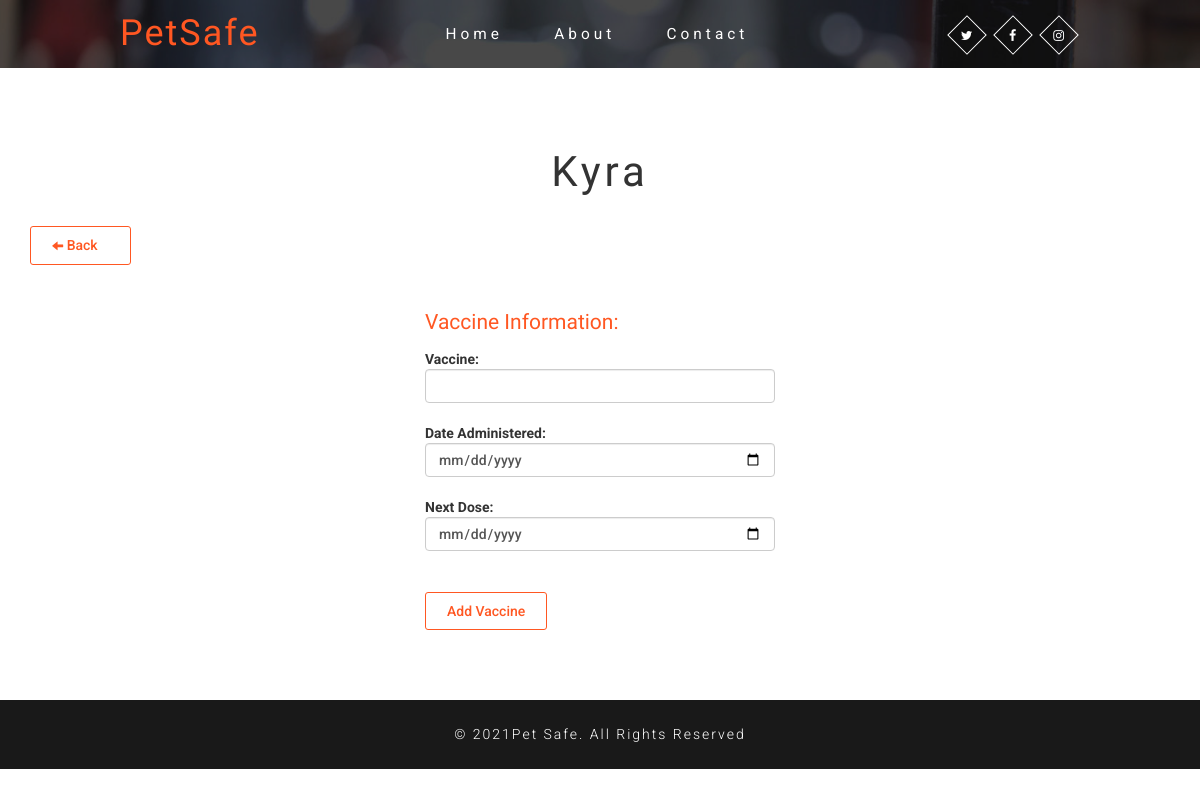
The page /add/vaccine/30/ on the database as committed earlier.
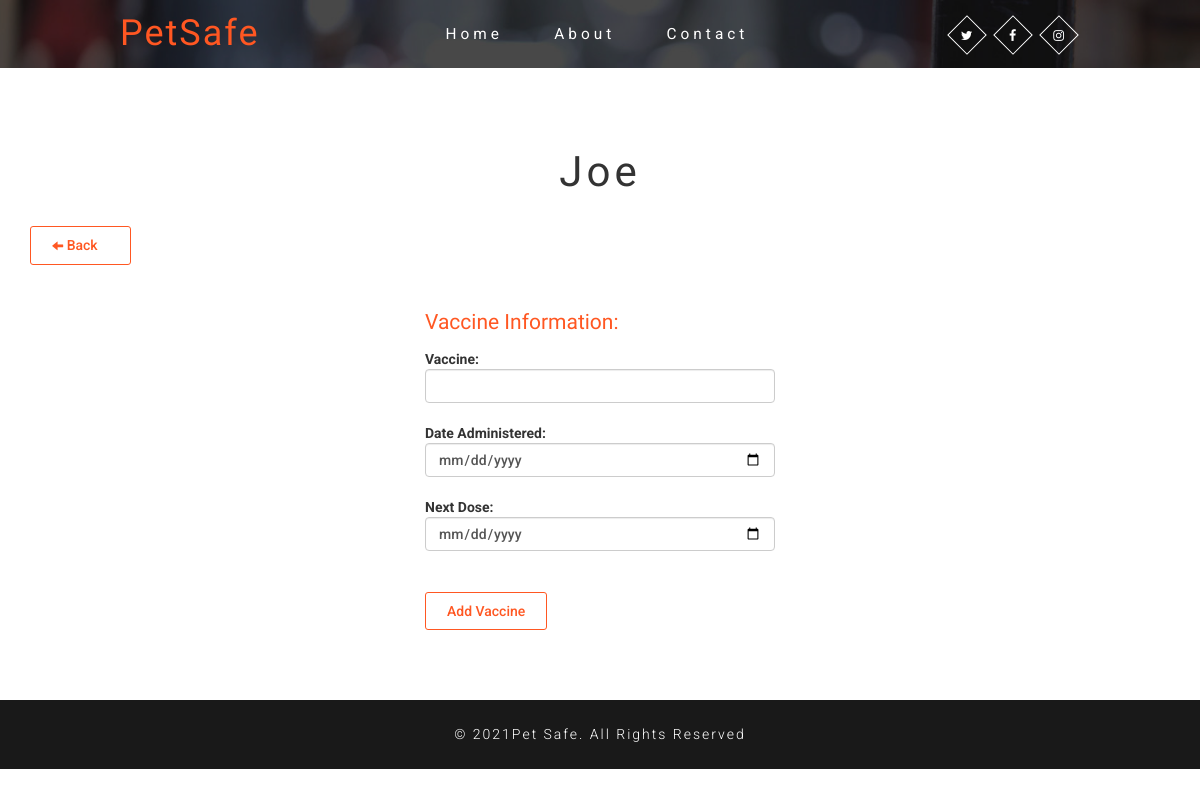
The same page on the database as committed later.
### pet_safe_app/models.py (models this page shows)
class Pet(models.Model):
    pet_name = CharField(max_length=50)
    pet_age = PositiveSmallIntegerField(null=True)
    pet_birth_date = DateField()
    pet_type = ForeignKey(PetType,related_name='pets_type',on_delete=CASCADE)
    pet_breed = CharField(max_length=50)
    pet_gender = CharField(max_length=6)
    pet_weight = DecimalField(decimal_places=2, max_digits=5)
    pet_color = CharField(max_length=50)
    description = CharField(max_length=250)
    is_lost = SmallIntegerField(null=True)
    pet_image = ImageField(upload_to='pet_image/')
    pet_owner = ForeignKey(User, related_name='pets_owner', on_delete=CASCADE)
    created_at = DateField(auto_now_add=True)
    updated_at = DateField(auto_now=True)

### pet_safe_app/views.py (the view)
# urls.py: path('add/vaccine/<int:pk>/', views.addVaccine),
def addVaccine(request,pk):
    if request.method == "POST":
        vaccinated_pet = Vaccine.objects.create(vaccine_name=request.POST['vaccine_name'],vaccine_date=request.POST['vaccine_date'],vaccine_next_date=request.POST['vaccine_next_date'],pet_id=Pet.objects.get(id=pk))
        context = {
            'vaccinated_pet' : vaccinated_pet
        }
        return redirect('/mypet/'+str(pk))
    pet_to_vaccine = Pet.objects.get(id=pk)
    context = {
        'pet_to_vaccine' : pet_to_vaccine
    }
    return render(request,'vaccines.html',context)

### pet_safe_app/templates/vaccines.html (shortened to what this page needs)
{% load static %}
<!DOCTYPE html>
<html lang="en">
	<head>
		<link href="{% static 'css/bootstrap.css' %}" type="text/css" rel="stylesheet" media="all">
		<link href="{% static 'css/easy-responsive-tabs.css' %}" rel='stylesheet' type='text/css' />
		<link href="{% static 'css/style.css' %}" type="text/css" rel="stylesheet" media="all">
		<link href="{% static 'css/font-awesome.css' %}" rel="stylesheet">
	</head>
<body>
	<div class="agileits-banner about-w3banner">
		<div class="bnr-agileinfo">
			{% include 'navbar.html' %}
		</div>
	</div>
	<div class="single welcome">
		<div class="container">
			<h3 class="agileits-title">{{pet_to_vaccine.pet_name}}</h3>
			<a href="/mypet/{{pet_to_vaccine.id}}" class="button button-isi"><span><i class="icon glyphicon glyphicon-arrow-left"></i> Back</span></a>
			<div class="markets-grids">
				<div class="col-md-4"></div>
				<div class="col-md-4 w3ls_single_left">
					<div class="w3ls_single_left_grid">
						<div class="w3ls_single_left_grid_right">
							<h3>Vaccine Information:</h3>
                            <form action="/new/vaccine/{{pet_to_vaccine.id}}/" method="POST">
                                <label class="form-label" for="vaccine_name">Vaccine:</label>
								<input class="form-control" type="text" name="vaccine_name" id="vaccine_name"><br>
                                <label class="form-label" for="vaccine_date">Date Administered:</label>
								<input class="form-control" type="date" name="vaccine_date" id="vaccine_date"><br>
                                <label class="form-label" for="vaccine_next_date">Next Dose:</label>
								<input class="form-control" type="date" name="vaccine_next_date" id="vaccine_next_date"><br>
                                <button class="button button-isi" type="submit">Add Vaccine</button>
                            </form>
						</div>
					</div>
				</div>
			</div>
		</div>
	</div>
	<div class="copy-w3right">
		<div class="container">
			<p>© 2021Pet Safe. All Rights Reserved</p>
		</div>
	</div>
</body>
</html>

Rows that differ between the two databases and show on the page:
changed Pet: pet_name "Kyra" → "Joe"
